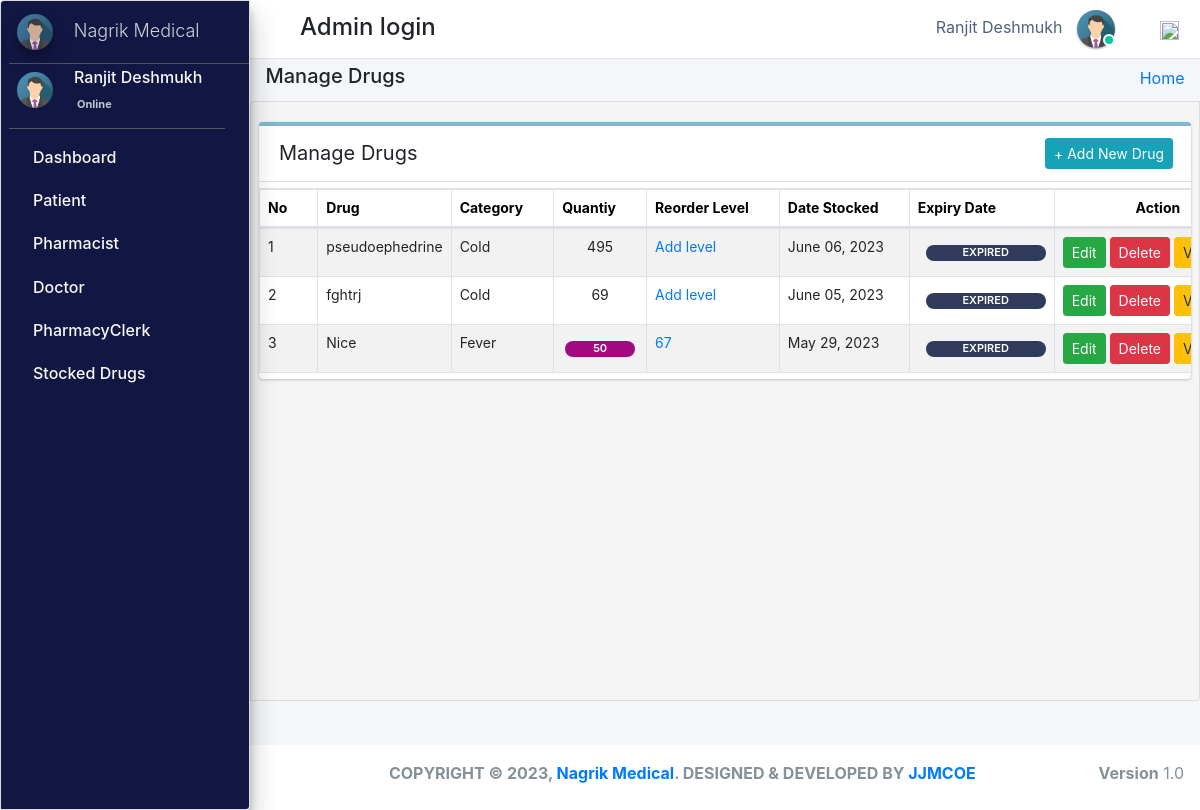
The app's page /admin_user/manage_stock/ (signed in) with its own data.
### pharmacy/models.py (models this page shows, shortened)
class CustomUser(AbstractUser):
    user_type_data = ((1, "AdminHOD"), (2, "Pharmacist"), (3, "Doctor"), (4, "PharmacyClerk"),(5, "Patients"))
    user_type = models.CharField(default=1, choices=user_type_data, max_length=10)

class AdminHOD(models.Model):
    gender_category=(
        ('Male','Male'),
        ('Female','Female'),
    )
    admin = models.OneToOneField(CustomUser,null=True, on_delete = models.CASCADE)
    emp_no= models.CharField(max_length=100,null=True,blank=True)
    gender=models.CharField(max_length=100,null=True,choices=gender_category)
    mobile=models.CharField(max_length=10,null=True,blank=True)
    address=models.CharField(max_length=300,null=True,blank=True)
    profile_pic=models.ImageField(default="admin.png",null=True,blank=True)
    created_at = models.DateTimeField(auto_now_add=True)
    updated_at = models.DateTimeField(auto_now=True)
    date_employed=models.DateTimeField(auto_now_add=True, auto_now=False)
    objects = models.Manager()

class Stock(models.Model):
    category = models.ForeignKey(Category,null=True,on_delete=models.CASCADE,blank=True)
    drug_imprint=models.CharField(max_length=50 ,blank=True, null=True)
    drug_name = models.CharField(max_length=50, blank=True, null=True)
    drug_color = models.CharField(max_length=50, blank=True, null=True)
    drug_shape = models.CharField(max_length=50, blank=True, null=True)
    quantity = models.IntegerField(default='0', blank=True, null=True)
    receive_quantity = models.IntegerField(default='0', blank=True, null=True)
    reorder_level = models.IntegerField(default='0', blank=True, null=True)
    manufacture= models.CharField(max_length=50, blank=True, null=True)
    last_updated = models.DateTimeField(auto_now_add=False, auto_now=True)
    timestamp = models.DateTimeField(auto_now_add=True, auto_now=False)
    drug_strength= models.CharField(max_length=10, blank=True, null=True)
    valid_from = models.DateTimeField(blank=True, null=True,default=timezone.now)
    valid_to = models.DateTimeField(blank=False, null=True)
    drug_description=models.TextField(blank=True,max_length=1000,null=True)
    drug_pic=models.ImageField(default="images2.png",null=True,blank=True)
    objects = ExpiredManager()

class Category(models.Model):
    name = models.CharField(max_length=50, blank=False, null=True)
    def __str__(self):
        return str(self.name)

### pharmacy/HODViews.py (the view)
# urls.py: path('admin_user/manage_stock/',HODViews.manageStock,name='manage_stock'),
def manageStock(request):
    stocks = Stock.objects.all().order_by("-id")
    ex=Stock.objects.annotate(
    expired=ExpressionWrapper(Q(valid_to__lt=Now()), output_field=BooleanField())
    ).filter(expired=True)
    eo=Stock.objects.annotate(
    expired=ExpressionWrapper(Q(valid_to__lt=Now()), output_field=BooleanField())
    ).filter(expired=False)
    context = {
        "stocks": stocks,
        "expired":ex,
        "expa":eo,
        "title":"Manage Stocked Drugs"
    }
    return render(request,'hod_templates/manage_stock.html',context)

### pharmacy/LoginCheckMiddleWare.py (called while the page is built, shortened)
    def process_view(self, request, view_func, view_args, view_kwargs):
        modulename = view_func.__module__
        user = request.user
        if user.is_authenticated:
            if user.user_type == "1":
                if modulename == "pharmacy.HODViews":
                    pass
                elif modulename == "":
                    pass
                elif modulename == "pharmacy.views" or modulename == "django.views.static":
                    pass
                else:
                    pass
            else:
                return redirect("login")
        else:
            if request.path == reverse("login"):
                pass
            else:
                return redirect("login")

### pharmacy/models.py (called while the page is built)
    def get_queryset(self):
        return super().get_queryset().annotate(
            expired=ExpressionWrapper(Q(valid_to__lt=Now()), output_field=BooleanField())
        )

### pharmacy/templates/hod_templates/manage_stock.html (shortened to what this page needs)
{% extends 'hod_templates/base_template.html'%} {% block page_title %}
<h5>Manage Drugs</h5>
{% endblock page_title %} {% block main_content %}
<section class="content">
    <div class="row">
        <div class="col-md-12">
            <div class="card manage sc">
                <div class="card-header">
                    <span>Manage Drugs</span>
                    <div class="card-tools d-flex">
                        <a class="btn btn-sm btn-info mr-2" href="{% url 'add_stock' %}" role="button">+ Add New Drug</a>
                    </div>
                </div>
                <table class="table table-bordered table-hover dataTable" id="plist">
                    <thead>
                        <tr>
                            <th>No</th>
                            <th>Drug</th>
                            <th>Category</th>
                            <th>Quantiy</th>
                            <th>Reorder Level</th>
                            <th>Date Stocked</th>
                            <th>Expiry Date</th>
                            <th class="text-center">Action</th>
                        </tr>
                    </thead>
                    <tbody>
                        {% for stock in stocks %}
                        <tr class="hov">
                            <td>{{forloop.counter}}</td>
                            <td>{{stock.drug_name}}</td>
                            <td>{{stock.category}}</td>
                            <td>
                                <span class="d-flex justify-content-center">
                                 {% if stock.quantity <= stock.reorder_level %}
                                <div  class="d-flex justify-content-center px-2 mt-2"style="background-color:#a00b80;;border-radius: 10px;font-size: 11px; width:70px;font-weight: 600;color: white;">{{stock.quantity}}</div>
                                {% else %}{{stock.quantity}}
                                {% endif %}</span>
                            </td>
                            <td>
                                {% if stock.reorder_level %}
                                <a href="{% url 'reorder_level' stock.id %}">{{stock.reorder_level}}</a></td>
                            {% else %}
                            <a href="{% url 'reorder_level' stock.id %}">Add level</a> {% endif %}
                            <td>{{stock.last_updated |date:"F d, Y"}}</td>
                            {% for expire in expired %} {% if stock.drug_name == expire.drug_name %}
                            <td class="">
                                <div style="background-color: rgb(48, 58, 92);border-radius: 10px;font-size: 11px; width:120px;font-weight: 600;color: white;" class="d-flex justify-content-center ml-2 mt-2 px-1 "> EXPIRED </div>
                            </td>
                            {% endif %} {% endfor %}
                            <td class="d-flex justify-content-center">
                                <a href="{%url 'edit_drug' stock.id %}" class="btn btn-sm btn-success">Edit</a> &nbsp;
                                <a href="{%url 'delete_drug' stock.id %}" class="btn btn-sm btn-danger">Delete</a> &nbsp;
                                <a href="{% url 'drug_detail' stock.id %}" class="btn btn-sm btn-warning">View</a>
                            </td>
                        </tr>
                        {% endfor %}
                    </tbody>
                </table>
            </div>
        </div>
    </div>
</section>
{% endblock %}

### pharmacy/templates/hod_templates/base_template.html (shortened to what this page needs)
{% extends 'base_file.html' %} {% block htm %}
<body class="hold-transition sidebar-mini layout-fixed">
    <div class="wrapper">
        <nav class="main-header navbar navbar-expand navbar-white navbar-light">
            <ul class="navbar-nav">
                <li class="nav-item">
                    <a class="nav-link" data-widget="pushmenu" href="#" role="button"></a>
                </li>
            </ul>
            <h4 style="margin-left: 10px; margin-top: 5px;">Admin login </h4>
            <ul class="navbar-nav ml-auto">
                <li class="mx-3">
                    <a href="#" class="sm-submenu-with-image a">
                        <span>{{user.first_name}}  {{user.last_name}}</span>
                        <img src="{{request.user.adminhod.profile_pic.url}}" class="img-circle elevation-1" width="38" height="38" alt="">
                        <span class="avatar-status avatar-sm-status avatar-status-success"></span>
                    </a>
                </li>
                <li class="nav-item dropdown ml-3 low">
                    <a href="#" class="btn btn-outlined btn-black text-muted bg-transparent " data-toggle="dropdown" aria-expanded="false" data-wow-delay="0.7s"><img src="https://img.icons8.com/ios/50/000000/settings.png" width="19" height="19">
                    </a>
                </li>
            </ul>
        </nav>
        {% include 'hod_templates/sidebar.html'%}
        <div class="content-wrapper">
            <div class="content-header">
                <div class="container-fluid">
                    <div class="row ">
                        <div class="col-sm-6">
                            <h1 class="m-0 text-dark">
                                {% block page_title %} {% endblock page_title %}
                            </h1>
                        </div>
                        <div class="col-sm-6 ">
                            <ol class="breadcrumb float-sm-right">
                                <li class="breadcrumb-item"><a href="">Home</a></li>
                            </ol>
                        </div>
                    </div>
                </div>
            </div>
            {% block main_content %} {% endblock main_content %}
        </div>
        {% include 'hod_templates/footer.html'%}
    </div>
    {% endblock htm %}

### pharmacy/templates/hod_templates/sidebar.html (shortened to what this page needs)
<aside class="main-sidebar sidebar-dark-primary elevation-4">
    <a href="" class="brand-link ml-2">
        <img src="{{request.user.adminhod.profile_pic.url}}" alt="" width="36" height="36" class=" img-circle elevation-3" style="opacity: .8">
        <span class="brand-text font-weight-light mt-1 ml-3 mmust">Nagrik Medical</span>
    </a>
    <div class="sidebar">
        <div class="user-panel mr-3">
            <div class="pull-left image sm-submenu-with-image a ml-2 ">
                <img src="{{request.user.adminhod.profile_pic.url}}" class="img-circle mt-2" width="36" height="36" alt="User Image">
            </div>
            <div class="pull-left info">
                <p>{{user.first_name}} {{user.last_name}}</p>
                <a href="#"> Online</a>
            </div>
        </div>
        <nav class="mt-2">
            <ul class="nav nav-pills nav-sidebar flex-column" data-widget="treeview" role="menu" data-accordion="false">
                <li class="nav-item">
                    <a href="{% url  'admin_dashboard' %}" class="nav-link">
                        <p>
                            Dashboard
                        </p>
                    </a>
                </li>
                <li class="nav-item">
                    <a href="#" class="nav-link">
                        <p>
                            Patient
                        </p>
                    </a>
                </li>
                <li class="nav-item">
                    <a href="#" class="nav-link">
                        <p>
                            Pharmacist
                        </p>
                    </a>
                </li>
                <li class="nav-item">
                    <a href="#" class="nav-link">
                        <p>
                            Doctor
                        </p>
                    </a>
                </li>
                <li class="nav-item">
                    <a href="#" class="nav-link">
                        <p>
                            PharmacyClerk
                        </p>
                    </a>
                </li>
                <li class="nav-item">
                    <a href="#" class="nav-link">
                        <p>
                            Stocked Drugs
                        </p>
                    </a>
                </li>
            </ul>
        </nav>
    </div>
</aside>

### static/css/main.css (style rules this page uses)
html { font-family: sans-serif; line-height: 1.15; -webkit-text-size-adjust: 100%; -webkit-tap-highlight-color: transparent; }
body { overflow-y: hidden; overflow-x: hidden; font-family: -apple-system, BlinkMacSystemFont, "Segoe UI", Roboto, "Helvetica Neue", Arial, "Noto Sans", sans-serif, "Apple Color Emoji", "Segoe UI Emoji", "Segoe UI Symbol", "Noto Color Emoji" !important; }
th { color: rgb(0, 0, 0); font-size: 14px !important; }
.content { background-color: #f5f5f5; border: 1px solid #dddddd; border-radius: 4px 0px 4px 0px; left: -1px; padding: 10px 7px 5px; }
.main-sidebar { background: #ffffff; border: 1px solid #dddddd; border-radius: 4px 0px 4px 0px; font-weight: bold; }
.content { height: 75vh; overflow-y: scroll; overflow-x: hidden; }
.sc { white-space: nowrap; display: block; overflow-x: hidden !important; }
.content .row { margin-top: 20px !important; }
.main-sidebar { background-color: #121642 !important; color: white !important; }
.main-sidebar p { color: #f8f8f8 !important; font-weight: 500 !important }
td { font-size: 14px !important; }
.hov { transition: transform .5s; }
.avatar-status { position: absolute; bottom: 12px; right: 75.4px; display: -ms-inline-flexbox; display: inline-flex; -ms-flex-negative: 0; flex-shrink: 0; -ms-flex-pack: center; justify-content: center; -ms-flex-align: center; align-items: center; white-space: nowrap; text-align: center; vertical-align: baseline; font-weight: 600; border: .125rem solid #fff; width: 12px; height: 12px; line-height: 1; font-size: .71094rem; border-radius: 50%; }
.avatar-status-success { color: #fff; background-color: #00c9a7; }
.card-header span { font-size: 20px !important; }
.table>tbody>tr>td, .table>tbody>tr>th, .table>tfoot>tr>td, .table>tfoot>tr>th, .table>thead>tr>td, .table>thead>tr>th { padding: 8px; line-height: 1.42857143; vertical-align: top; }
.pull-left { float: left; }
.pull-left { float: left!important; }
.user-panel>.info { padding: 5px 5px 5px 15px; line-height: 1; position: absolute; left: 55px; }
.user-panel>.info>p { font-weight: 600; margin-bottom: 9px; }
p { margin: 0 0 10px; }
.user-panel { padding-bottom: 20px; }
.user-panel:after { clear: both; }
.user-panel:before, .user-panel:after { content: " "; display: table; }
.user-panel>.info>a { text-decoration: none; padding-right: 5px; margin-top: 3px; font-size: 11px; overflow: hidden; white-space: nowrap; }
.mmust { overflow: hidden; white-space: nowrap; font-size: 18px; }
.table { background: white !important; }
.container-fluid { width: 100%; padding-right: 15px; padding-left: 15px; margin-right: auto; margin-left: auto; }
.row { display: flex; flex-wrap: wrap; margin-right: -15px; margin-left: -15px; }
.d-flex { display: flex !important; z-index: 44; }
.pl-2, .px-2 { padding-left: .5rem !important; }
.pr-2, .px-2 { padding-right: .5rem !important; }
.d-flex { display: flex !important; }
.manage { border-radius: 2px; border-top: 4px solid rgba(0, 115, 170, 0.5) !important; box-shadow: 0 2px 1px rgb(0 0 0 / 5%); border-left: none; border-right: none; border-bottom: none; margin-bottom: 30px; }
.table tbody tr:nth-of-type(odd) { background-color: rgba(0, 0, 0, .05) !important; }
.table tbody tr:nth-of-type(odd) { background-color: rgba(197, 197, 197, 0.05) !important; }
.img-circle { border-radius: 50%; }
.content-wrapper .content-header { padding: 5px 0.5rem !important; }

### static/css/profile.css (style rules this page uses)
li { list-style-type: none ! }
.navbar-nav span { color: #525f7f !important; margin-right: 10px !important; }
body { font-family: 'Rubik', sans-serif; height: 100% !important; }
.manage { border-radius: 2px; border-top: 4px solid rgba(0, 115, 170, 0.5) !important; box-shadow: 0 2px 1px rgb(0 0 0 / 5%); border-left: none; border-right: none; border-bottom: none; margin-bottom: 30px; }
.table tbody tr:nth-of-type(odd) { background-color: rgba(0, 0, 0, .05) !important; }

### records on screen
CustomUser: first_name "Ranjit", last_name "Deshmukh", user.adminhod.profile_pic (picture)
Stock: drug_name "pseudoephedrine", category "Cold", quantity "495", reorder_level "Add level", last_updated "June 06, 2023", shows "EXPIRED"
Stock: drug_name "fghtrj", category "Cold", quantity "69", reorder_level "Add level", last_updated "June 05, 2023", shows "EXPIRED"
Stock: drug_name "Nice", category "Fever", quantity "50", reorder_level "67", last_updated "May 29, 2023", shows "EXPIRED"
